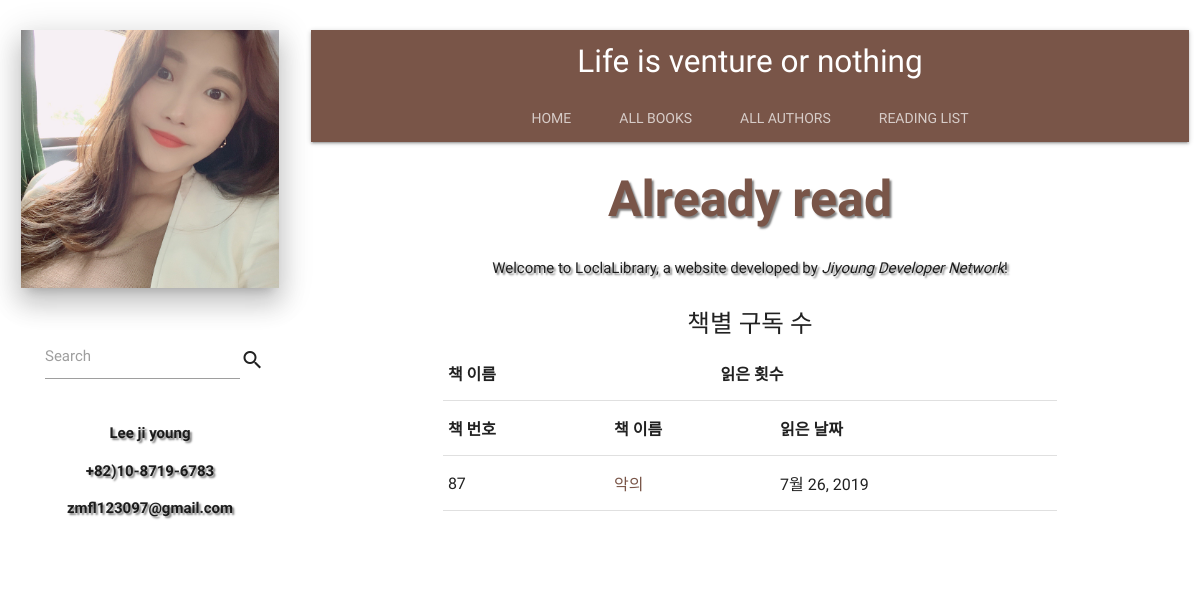
The app's page /catalog/readlist/ with its own data.
### catalog/models.py (models this page shows, shortened)
class Already_read(models.Model):
    book = models.ForeignKey('Book', on_delete=models.SET_NULL, null=True)
    read_or_not = models.BooleanField()
    due_date = models.DateField(blank=True)

class Book(models.Model):
    bookname = models.CharField(max_length=200)
    author = models.ForeignKey('Author', on_delete=models.SET_NULL, null=True)
    summary = models.TextField()
    wrote_language = models.ForeignKey('Language', on_delete=models.SET_NULL, null=True)
    genre = models.ManyToManyField(Genre, help_text='Select a genre for this book')
    def __str__(self):
        return self.bookname

### catalog/views.py (the view)
# urls.py: path('readlist/', views.Readlist.as_view(), name='readlist'),
class Readlist(generic.ListView):
    model = Book
    template_name = 'catalog/readList.html'
    context_object_name = 'book_list'
    def get_queryset(self):
        return Already_read.objects.order_by('due_date')

### catalog/templates/catalog/readList.html (shortened to what this page needs)
{% extends "catalog/base_generic.html" %}
{% block content %}
<div class="container_index">
  <header id="container_title">Already read</header>
  <p id="container_p">Welcome to LoclaLibrary, a website developed by <em>Jiyoung Developer Network</em>!</p>
</div>
  {% if book_list %}
 <h5>책별 구독 수</h5>
<div class="container">
		<table class="table table-striped">
			<thead>
				<tr>
					<td>책 이름</td>
					<td>읽은 횟수</td>
				</tr>
			</thead>
			</table>
</div>
 <div class="container">
		<table class="table table-striped">
			<thead>
				<tr>
					<td><B>책 번호</B></td>
					<td><B>책 이름</B></td>
					<td><B>읽은 날짜</B></td>
				</tr>
			</thead>
			<tbody>
				{% for book in book_list %}
				<tr>
					<td>{{book.id}}</td>
					<td><a href="{% url 'book_detail' book.id %}">{{book.book}}</a></td>
					<td>{{book.due_date}}</td>
				</tr>
				{% endfor %}
				</table>
 </div>
  {% endif %}
{% endblock %}

### catalog/static/css/style.css (style rules this page uses)
body { font-family: 'Nanum Gothic', sans-serif; }
.table { clear: both; }
.container_index #container_title { text-shadow: 2px 2px 2px gray; font-size: 50px; font-weight: bold; color: #795548; margin-top: 20px; }
.container_index #container_p { margin-top: 20px; margin-bottom: 2rem; text-align: center; }
.row p { text-shadow: 2px 2px 2px gray; font-family: 'Asap', sans-serif; }
.table-striped { width: 100%; font-family: 'Nanum Gothic', sans-serif; }
.table-striped a { color: #795548; }
.table-striped thead { font-weight: bold; }

### records on screen
Already_read: id "87", book "악의", due_date "7월 26, 2019"
